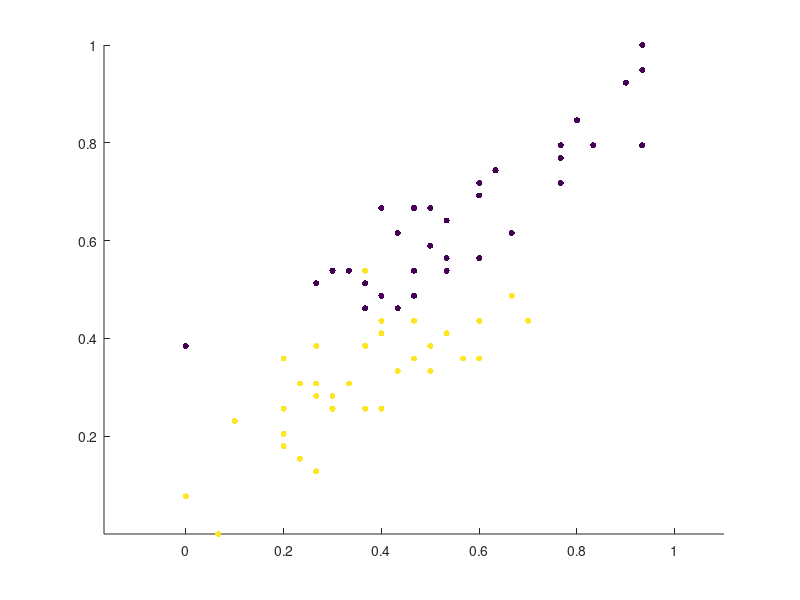

Write MATLAB code to recreate this figure. (Note: this script raises an error after producing the figure.)
clear;clc;

%% data
load fisheriris;
X = meas;
y = species;
X(1:50,:) = [];y(1:50) = [];
X = 1./(max(X)-min(X)).*X-1./(max(X)-min(X)).*max(X)+1;
[unique_labels, ~, label_indices] = unique(y);
num_labels = numel(unique_labels);
one_hot_labels = eye(num_labels);
one_hot_labels = one_hot_labels(label_indices,:);
split_ratio = 0.7;
num_train_examples = round(size(X, 1) * split_ratio);
rand_indices = randperm(size(X, 1));
X_train = X(rand_indices(1:num_train_examples), :);
y_train = one_hot_labels(rand_indices(1:num_train_examples), :);
X_test = X(rand_indices(num_train_examples+1:end), :);
y_test = one_hot_labels(rand_indices(num_train_examples+1:end), :);

figure;
scatter(X_train(:,1),X_train(:,3),20,y_train(:,1),'filled');
axis equal;

%% parameters
params = struct('a',1,'N1',4*6,'N2',4*4,'m',1,'omega',370,'beta',5);
% visualization
[pos,bonds,flag_bonds] = U_shape(params);
[flag_prune_bonds,flag_node] = prune(pos,bonds,params);
[flag_prune_bonds_Bott,flag_node_Bott] = pruneBott(pos,bonds,params);

params.pos = pos;
params.bonds = bonds;
params.flag_bonds = flag_bonds;

% input
params.ind_input = [2+6*(3*params.N2/4-1)*params.N1+6*(params.N1/2-1),...
    5+6*(3*params.N2/4-1+1)*params.N1+6*(params.N1/2-1)];
% fixed
params.ind_fix = find(flag_node == 2);
% free
params.ind_free = find(flag_node == 0);
% two output ports
row_probe_1 = [2:3*params.N2/4];col_probe_1 = [params.N1/4,params.N1/4+1];
ind_output_1 = [];
for i = 1:length(row_probe_1)
    for j = 1:length(col_probe_1)
        ind_output_1 = [ind_output_1,[1:6]+6*(row_probe_1(i)-1)*params.N1+6*(col_probe_1(j)-1)];
    end
end
params.ind_output_1 = unique(ind_output_1);

row_probe_2 = [2:3*params.N2/4];col_probe_2 = [3*params.N1/4,3*params.N1/4+1];
ind_output_2 = [];
for i = 1:length(row_probe_2)
    for j = 1:length(col_probe_2)
        ind_output_2 = [ind_output_2,[1:6]+6*(row_probe_2(i)-1)*params.N1+6*(col_probe_2(j)-1)];
    end
end
params.ind_output_2 = unique(ind_output_2);

optims = struct('alpha',5e-2,'beta1',0.9,'beta2',0.999,...
    'batch_size',16,'epochs',30);

figure('Name','Topological Metamaterials','color','k');
for i = 1:size(params.bonds,1)
    if params.flag_bonds(i) == 1
        plot([pos(params.bonds(i,1),1),pos(params.bonds(i,2),1)],[pos(params.bonds(i,1),2),pos(params.bonds(i,2),2)],'r-');
    elseif params.flag_bonds(i) == 2
        plot([pos(params.bonds(i,1),1),pos(params.bonds(i,2),1)],[pos(params.bonds(i,1),2),pos(params.bonds(i,2),2)],'c-');
    else
        plot([pos(params.bonds(i,1),1),pos(params.bonds(i,2),1)],[pos(params.bonds(i,1),2),pos(params.bonds(i,2),2)],'y-');
    end
    hold on;
end
axis equal;axis off;

figure('Name','Topological Metamaterials','color','k');
bonds_left = bonds(flag_prune_bonds == 0,:);
flag_bonds_left = flag_bonds(flag_prune_bonds == 0);
for i = 1:size(bonds_left,1)
    if flag_bonds_left(i) == 1
        plot([pos(bonds_left(i,1),1),pos(bonds_left(i,2),1)],[pos(bonds_left(i,1),2),pos(bonds_left(i,2),2)],'r-');
    elseif flag_bonds_left(i) == 2
        plot([pos(bonds_left(i,1),1),pos(bonds_left(i,2),1)],[pos(bonds_left(i,1),2),pos(bonds_left(i,2),2)],'c-');
    else
        plot([pos(bonds_left(i,1),1),pos(bonds_left(i,2),1)],[pos(bonds_left(i,1),2),pos(bonds_left(i,2),2)],'y-');
    end
    hold on;
end
% plot(pos(:,1),pos(:,2),'k.','MarkerSize',5);
plot(pos(params.ind_fix,1),pos(params.ind_fix,2),'g.','MarkerSize',5);
plot(pos(params.ind_input,1),pos(params.ind_input,2),'wx','MarkerSize',5);
plot(pos(params.ind_output_1,1),pos(params.ind_output_1,2),'yx','MarkerSize',5);
plot(pos(params.ind_output_2,1),pos(params.ind_output_2,2),'cx','MarkerSize',5);
% plot(pos(flag_node == 0,1),pos(flag_node == 0,2),'k.','MarkerSize',2);
% plot(pos(flag_node == 2,1),pos(flag_node == 2,2),'cx','MarkerSize',2);
axis equal;axis off;

params.bonds_new = params.bonds(flag_prune_bonds == 0,:);
params.flag_bonds_new = params.flag_bonds(flag_prune_bonds == 0);

figure('Name','NonTrivial Phase','color','k');
bonds_left = bonds(flag_prune_bonds_Bott == 0,:);
flag_bonds_left = flag_bonds(flag_prune_bonds_Bott == 0);
for i = 1:size(bonds_left,1)
    if flag_bonds_left(i) == 1
        plot([pos(bonds_left(i,1),1),pos(bonds_left(i,2),1)],[pos(bonds_left(i,1),2),pos(bonds_left(i,2),2)],'r-');
    elseif flag_bonds_left(i) == 2
        plot([pos(bonds_left(i,1),1),pos(bonds_left(i,2),1)],[pos(bonds_left(i,1),2),pos(bonds_left(i,2),2)],'c-');
    else
        plot([pos(bonds_left(i,1),1),pos(bonds_left(i,2),1)],[pos(bonds_left(i,1),2),pos(bonds_left(i,2),2)],'y-');
    end
    hold on;
end
plot(pos(flag_node_Bott == 2,1),pos(flag_node_Bott == 2,2),'g.','MarkerSize',5);
axis equal;axis off;

%%
params.C = compatibility_matrix(params.pos,params.bonds);

%%
% Bound
ind_softer = find(params.flag_bonds_new == 0);
ind_stiffer = find(params.flag_bonds_new == 1);
ind_interface = find(params.flag_bonds_new == 2);
LB1 = 0.75e5*ones(length(ind_softer),1);
UB1 = 0.85e5*ones(length(ind_softer),1);
LB2 = 1.15e5*ones(length(ind_stiffer),1);
UB2 = 1.25e5*ones(length(ind_stiffer),1);
LB3 = 1e5*ones(length(ind_interface),1);
UB3 = 1e5*ones(length(ind_interface),1);
params.LB(ind_softer) = LB1;
params.LB(ind_stiffer) = LB2;
params.LB(ind_interface) = LB3;
params.UB(ind_softer) = UB1;
params.UB(ind_stiffer) = UB2;
params.UB(ind_interface) = UB3;
k0_vec = zeros(size(params.bonds_new,1),1);
m0_vec = params.m*ones(2*6*params.N1*params.N2,1);
params.M = diag(m0_vec);
k0_vec(ind_softer) = 0.8e5;
k0_vec(ind_stiffer) = 1.2e5;
k0_vec(ind_interface) = 1e5;
k0_vec = InverseConvert_k(k0_vec,params);

params.flag_prune_bonds = flag_prune_bonds;
params.flag_node = flag_node;
params.flag_prune_bonds_Bott = flag_prune_bonds_Bott;
params.flag_node_Bott = flag_node_Bott;

%% optimization
results.kHist = []; % optimized k
results.fHist = []; % cost function
results.pred_train = []; % prediction of train
results.pred_test = []; % prediction of test
results.acc_train = []; % accuracy of training data
results.acc_test = []; % accuracy of testing data

% Initialize moment estimates
m_moment = zeros(size(params.bonds_new,1), 1);
v_moment = zeros(size(params.bonds_new,1), 1);

iter = 1;
for epoch = 1:optims.epochs
    ind_shuffle = randperm(size(X_train,1));
    X_train_shuffle = X_train(ind_shuffle,:);
    y_train_shuffle = y_train(ind_shuffle,:);
    count = 1;
    for i = 1:optims.batch_size:size(X_train_shuffle,1)
        idx = i:min(i+optims.batch_size-1,size(X_train_shuffle,1));
        X_batch = X_train_shuffle(idx,:);
        y_batch = y_train_shuffle(idx,:);
        % Get gradients
        [results.fHist{epoch}(count),sgCurr] = Topo2Dbatch(k0_vec,X_batch,y_batch,params,optims,'1');
        results.kHist{epoch}(:,count) = Convert_k(k0_vec,params);
        % Adam optimizer
        [k0_vec,m_moment,v_moment] = Train_Adam(k0_vec,sgCurr,m_moment,v_moment,iter,params,optims);
        iter = iter + 1;
        count = count + 1;
    end
    [results.pred_train{epoch},results.acc_train(epoch)] = prediction(results.kHist{epoch}(:,end),params,optims,X_train,y_train);
    [results.pred_test{epoch},results.acc_test(epoch)] = prediction(results.kHist{epoch}(:,end),params,optims,X_test,y_test);
    formatSpec = 'Epoch:%d/%d  Cost:%e  Accuracy(Train):%f  Accuracy(Test):%f\n';
    fprintf(formatSpec,epoch,optims.epochs,mean(results.fHist{epoch}),results.acc_train(epoch),results.acc_test(epoch));
end

%% display
figure;
fcost = [];
for i = 1:length(results.fHist)
    fcost(i) = mean(results.fHist{i});
end
subplot(1,2,1);
plot(fcost,'r-');
xlabel('epoch');ylabel('cost function');
subplot(1,2,2);
plot(results.acc_train,'DisplayName','Train');
hold on;
plot(results.acc_test,'DisplayName','Test');
xlabel('epoch');ylabel('accuracy');
legend();

k_cur = results.kHist{end}(:,end);

k_cur_ori = zeros(size(params.bonds,1),1);
k_cur_ori(params.flag_prune_bonds == 0) = k_cur;
figure('Name','Topological metamaterials','Color','k');
for i = 1:size(params.bonds,1)
    if params.flag_prune_bonds(i) == 0
        [c,~] = colorline(0.75e5,1.25e5,k_cur_ori(i),'RdYlBu');
        plot([params.pos(bonds(i,1),1),params.pos(bonds(i,2),1)],[params.pos(bonds(i,1),2),params.pos(bonds(i,2),2)],'-',...
        'linewidth',1,'color',c);
        hold on;
    end
end
plot(params.pos(params.ind_input,1),params.pos(params.ind_input,2),'wx','MarkerSize',5);
plot(params.pos(params.flag_node == 2,1),params.pos(params.flag_node == 2,2),'g.','MarkerSize',5);
axis equal;axis off;

k_ori = zeros(size(params.bonds,1),1);
k_ori(params.flag_prune_bonds == 0) = results.kHist{1}(:,1);
figure('Name','Difference','Color','k');
for i = 1:size(params.bonds,1)
    if params.flag_prune_bonds(i) == 0
        [c,~] = colorline(-0.05e5,0.05e5,k_cur_ori(i)-k_ori(i),'RdYlBu');
        plot([params.pos(bonds(i,1),1),params.pos(bonds(i,2),1)],[params.pos(bonds(i,1),2),params.pos(bonds(i,2),2)],'-',...
        'linewidth',1,'color',c);
        hold on;
    end
end
plot(params.pos(params.flag_node == 2,1),params.pos(params.flag_node == 2,2),'g.','MarkerSize',5);
axis equal;axis off;

k_ori = zeros(size(params.bonds,1),1);
k_ori(params.flag_prune_bonds == 0) = results.kHist{1}(:,1);
k_cur_ori = zeros(size(params.bonds,1),1);
k_cur_ori(params.flag_prune_bonds == 0) = k_cur;
figure('Name','NonTrivial Phase','Color','w');
for i = 1:size(params.bonds,1)
    if params.flag_prune_bonds_Bott(i) == 0
        [c,~] = colorline(-0.05e5,0.05e5,k_cur_ori(i)-k_ori(i),'RdYlBu');
        plot([params.pos(bonds(i,1),1),params.pos(bonds(i,2),1)],[params.pos(bonds(i,1),2),params.pos(bonds(i,2),2)],'-',...
        'linewidth',1,'color',c);
        hold on;
    end
end
plot(params.pos(params.flag_node_Bott == 2,1),params.pos(params.flag_node_Bott == 2,2),'g.','MarkerSize',5);
axis equal;axis off;

%% Time domain
k_cur = results.kHist{end}(:,end);

num = 20;
fps = 1000;
dt = 1/fps;

x0 = zeros(2*2*sum(params.flag_node~=1),1);

options = odeset('RelTol',1e-8,'AbsTol',1e-10);
TIME = 0:dt:1;
[Ts,X] = ode45(@(t,x) linearsolver(t,x,k_cur,X_train(num,:),params),TIME,x0,options);

ux = X(:,1:2:size(X,2)/2);
uy = X(:,2:2:size(X,2)/2);
vx = X(:,size(X,2)/2+1:2:end);
vy = X(:,size(X,2)/2+2:2:end);

inx1 = find(params.flag_node==1);
pos_eff = params.pos;
pos_eff(inx1,:) = [];

figure;
for i = 1:length(TIME)
    scatter(pos_eff(:,1),pos_eff(:,2),20,vx(i,:),'filled');
    clim([-1e-3,1e-3]);
    colormap jet;colorbar;
    axis equal;axis off;
    title(['t=',num2str(TIME(i)),'s']);
    drawnow;
end
